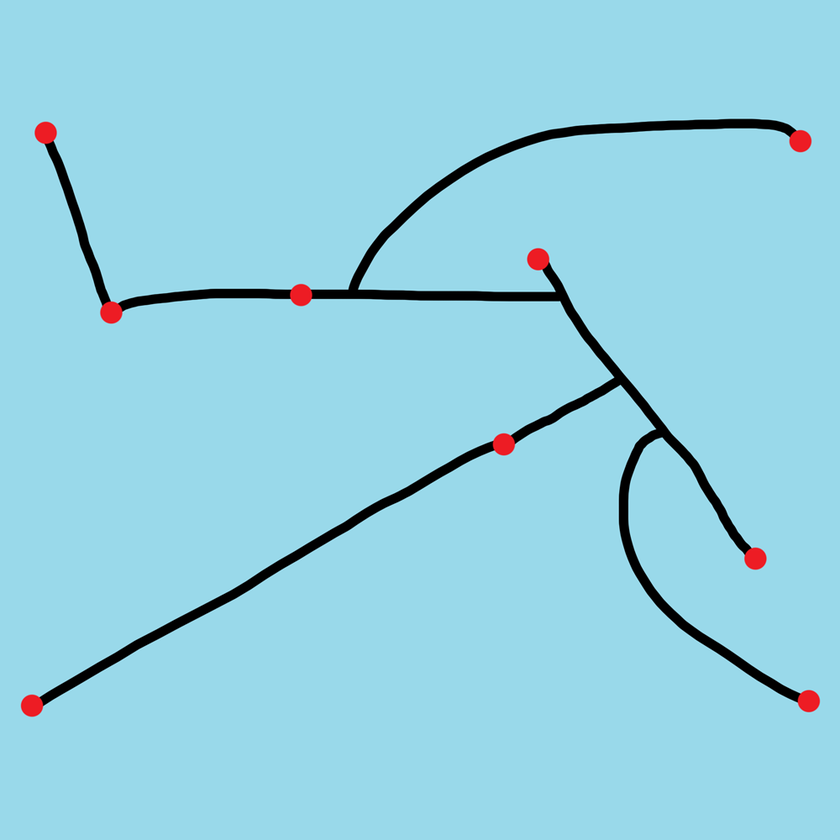
#> input picture LinesAlgorithem.png, 840 x 840 px, shrunk from 1000 x 1000 before the run
$ python LineTrackingAlgorithem.py --image LinesAlgorithem.png
#> lines starting #> are read from the running program, lines starting #| are printed output that depends on the picture; after the words box and inside, x2 and y2 are one past the last pixel; in counts of white or black regions, pixels touching at a corner belong together
# import the necessary packages
import argparse
import imutils
import cv2
# construct the argument parse and parse the arguments
ap = argparse.ArgumentParser()
ap.add_argument("-i", "--image", required=True,
	help="LinesAlgorithem.png")
args = vars(ap.parse_args())
# load the image, convert it to grayscale, blur it slightly,
# and threshold it
image = cv2.imread(args["image"])
#> image is the input picture: shape (840, 840, 3); mean B, G, R 225.5, 209.1, 148.5
gray = cv2.cvtColor(image, cv2.COLOR_BGR2GRAY)
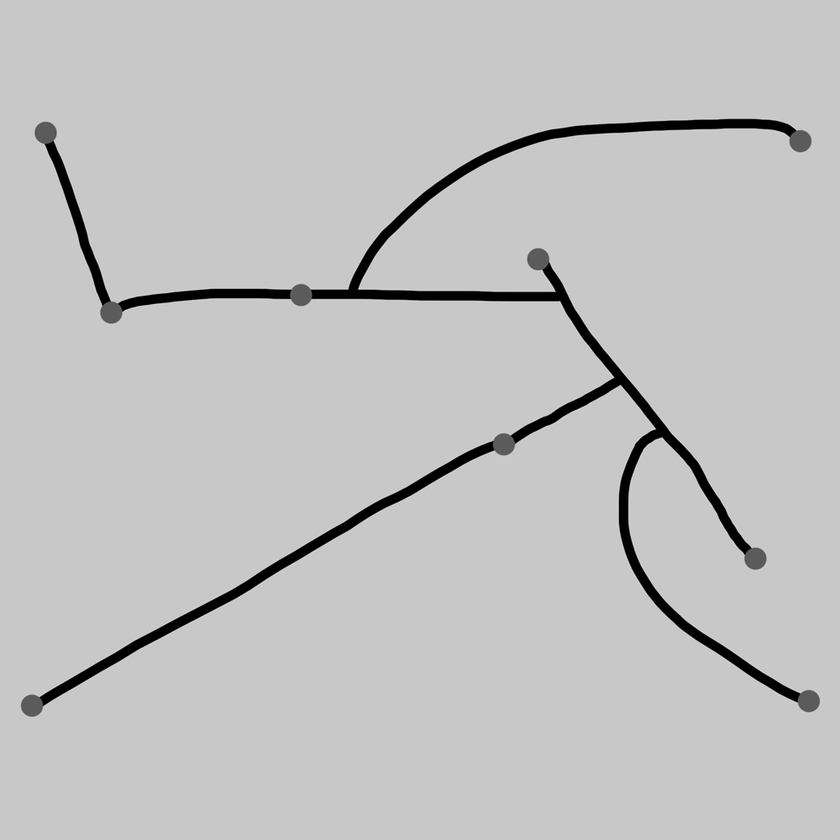
#> gray: shape (840, 840); min 0, max 225, mean 193
blurred = cv2.GaussianBlur(gray, (5, 5), 0)
thresh = cv2.threshold(blurred, 60, 255, cv2.THRESH_BINARY)[1]
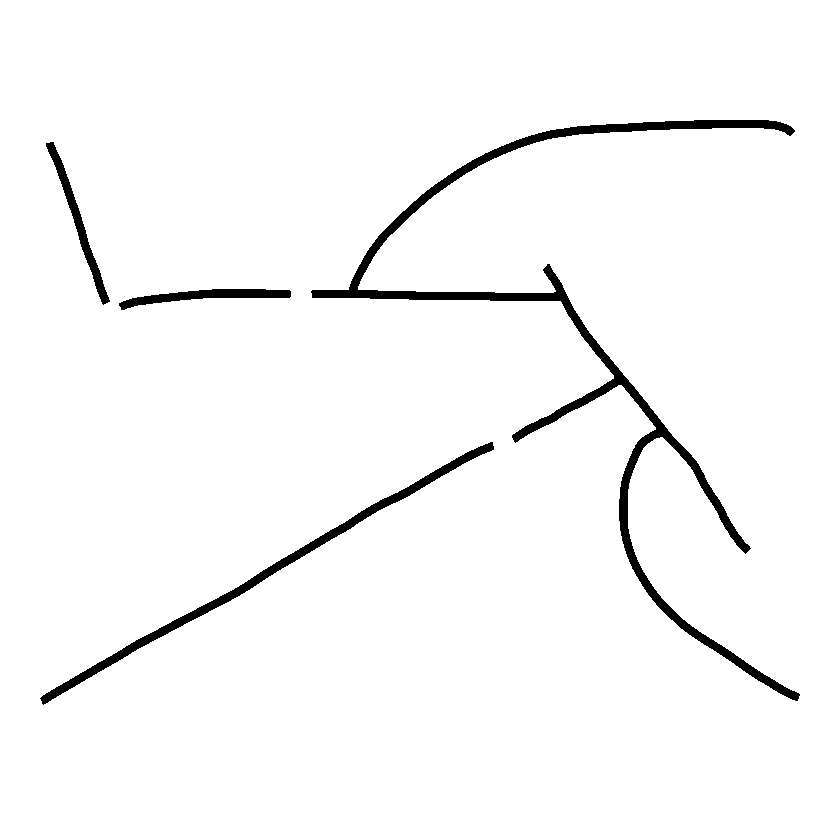
#> thresh: shape (840, 840); 97.1% white; 4 black regions, box (x1, y1, x2, y2) and area: (311, 120, 800, 701) 13027, (40, 442, 494, 705) 4282, (119, 289, 291, 310) 1445, (46, 142, 110, 305) 1401
